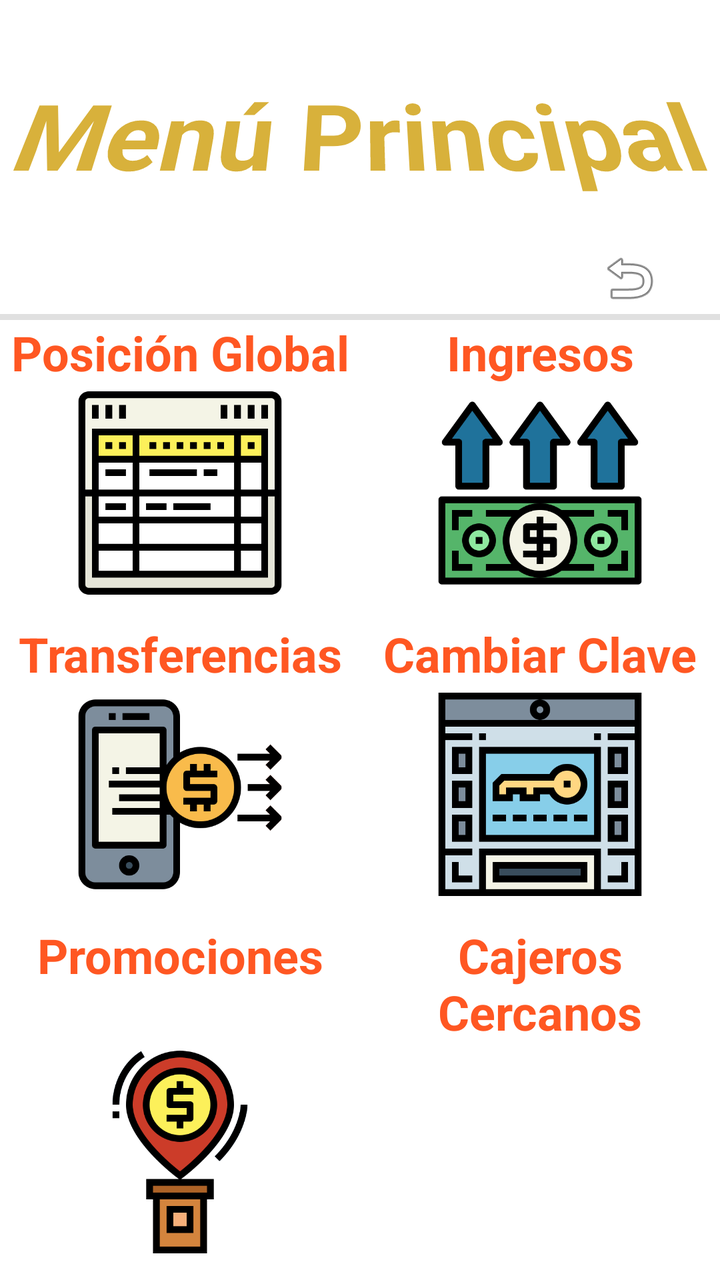
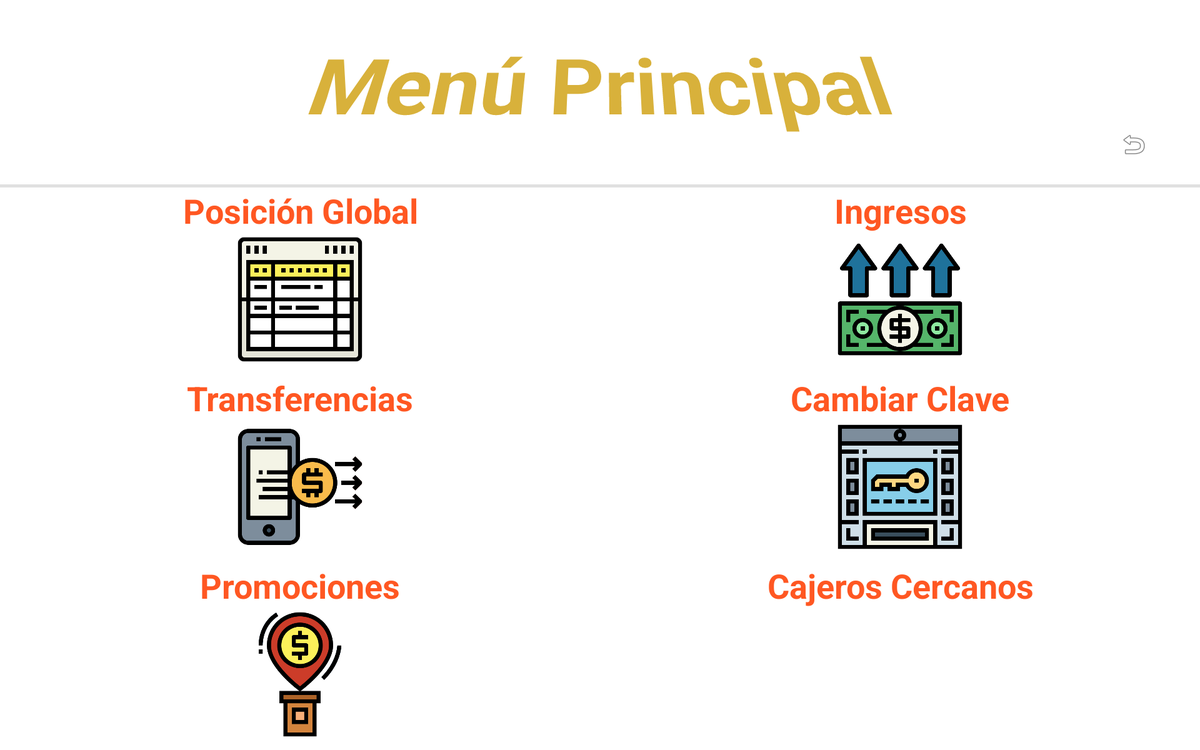

An Android layout and its configuration variant, each rendered on a device that would load it. The default file and the variant file are quoted in full after the pictures.
<!-- AndroidManifest.xml: application theme Theme.BancoJesus -->
<!-- res/layout/activity_principal.xml -->
<?xml version="1.0" encoding="utf-8"?>
<androidx.constraintlayout.widget.ConstraintLayout xmlns:android="http://schemas.android.com/apk/res/android"
    xmlns:app="http://schemas.android.com/apk/res-auto"
    xmlns:tools="http://schemas.android.com/tools"
    android:layout_width="match_parent"
    android:layout_height="match_parent"
    android:background="@drawable/fondo"
    tools:context=".PrincipalActivity">

    <TextView
        android:id="@+id/txtMenuPrincipal"
        style="@style/TxtBienvenida.Cabecera"
        android:layout_width="wrap_content"
        android:layout_height="wrap_content"
        android:text="@string/menu"
        android:textStyle="bold"
        app:layout_constraintBottom_toTopOf="@+id/tableLayout"
        app:layout_constraintEnd_toEndOf="parent"
        app:layout_constraintStart_toStartOf="parent"
        app:layout_constraintTop_toTopOf="parent"
        app:layout_constraintVertical_bias="0.356" />

    <ImageButton
        android:id="@+id/btVolver"
        style="@style/BotonesNormal"
        android:layout_width="83dp"
        android:layout_height="48dp"
        android:layout_marginTop="15dp"
        android:layout_marginEnd="4dp"
        android:layout_marginBottom="12dp"
        android:contentDescription="TODO"
        android:tag="Volver"
        app:layout_constraintBottom_toTopOf="@+id/tableLayout"
        app:layout_constraintEnd_toEndOf="parent"
        app:layout_constraintTop_toBottomOf="@+id/txtMenuPrincipal"
        app:layout_constraintVertical_bias="0.0"
        app:srcCompat="@android:drawable/ic_menu_revert" />

    <View
        android:id="@+id/divider2"
        android:layout_width="match_parent"
        android:layout_height="3dp"
        android:background="?android:attr/listDivider"
        app:layout_constraintBottom_toTopOf="@+id/guideline2"
        app:layout_constraintEnd_toEndOf="parent"
        app:layout_constraintStart_toStartOf="parent" />

    <androidx.constraintlayout.widget.Guideline
        android:id="@+id/guideline2"
        android:layout_width="wrap_content"
        android:layout_height="wrap_content"
        android:orientation="horizontal"
        app:layout_constraintGuide_percent="0.25" />

    <TableLayout
        android:id="@+id/tableLayout"
        android:layout_width="match_parent"
        android:layout_height="0dp"
        app:layout_constraintBottom_toBottomOf="parent"
        app:layout_constraintTop_toTopOf="@+id/guideline2"
        tools:layout_editor_absoluteX="-2dp">

        <TableRow
            android:layout_width="wrap_content"
            android:layout_height="match_parent">

            <TextView
                android:id="@+id/txtPosicionGlobal"
                style="@style/TxtCabeceraIcono"
                android:layout_width="wrap_content"
                android:layout_height="wrap_content"
                android:layout_weight="1"
                android:gravity="center"
                android:text="@string/posicion"
                android:textSize="24sp"
                android:textStyle="bold" />

            <TextView
                android:id="@+id/txtIngresos"
                style="@style/TxtCabeceraIcono"
                android:layout_width="wrap_content"
                android:layout_height="wrap_content"
                android:layout_weight="1"
                android:gravity="center"
                android:text="@string/ingresos"
                android:textSize="24sp"
                android:textStyle="bold" />
        </TableRow>

        <TableRow
            android:layout_width="match_parent"
            android:layout_height="wrap_content"
            android:layout_weight="1">

            <ImageButton
                android:id="@+id/btPosGlobal"
                style="@style/BotonesNormal"
                android:contentDescription="TODO"
                android:scaleType="fitCenter"
                android:tag="@string/posicion"
                app:srcCompat="@drawable/posicionglobal" />

            <ImageButton
                android:id="@+id/btIngresos"
                style="@style/BotonesNormal"
                android:contentDescription="TODO"
                android:scaleType="fitCenter"
                android:tag="@string/ingresos"
                app:srcCompat="@drawable/ingresos" />
        </TableRow>

        <TableRow
            android:layout_width="match_parent"
            android:layout_height="match_parent">

            <TextView
                android:id="@+id/txtTransferencias"
                style="@style/TxtCabeceraIcono"
                android:layout_width="99dp"
                android:layout_height="wrap_content"
                android:layout_weight="1"
                android:gravity="center"
                android:text="@string/transferencias"
                android:textSize="24sp"
                android:textStyle="bold" />

            <TextView
                android:id="@+id/txtCambiarClave"
                style="@style/TxtCabeceraIcono"
                android:layout_width="wrap_content"
                android:layout_height="wrap_content"
                android:layout_weight="1"
                android:gravity="center"
                android:text="@string/cambiarClave"
                android:textSize="24sp"
                android:textStyle="bold" />
        </TableRow>

        <TableRow
            android:layout_width="match_parent"
            android:layout_height="wrap_content"
            android:layout_weight="1">

            <ImageButton
                android:id="@+id/btTransfer"
                style="@style/BotonesNormal"
                android:contentDescription="TODO"
                android:scaleType="fitCenter"
                android:tag="@string/transferencias"
                app:srcCompat="@drawable/transferencias" />

            <ImageButton
                android:id="@+id/btCambiarClave"
                style="@style/BotonesNormal"
                android:contentDescription="TODO"
                android:scaleType="fitCenter"
                android:tag="@string/cambiarClave"
                app:srcCompat="@drawable/clave" />
        </TableRow>

        <TableRow
            android:layout_width="match_parent"
            android:layout_height="match_parent">

            <TextView
                android:id="@+id/txtPromociones"
                style="@style/TxtCabeceraIcono"
                android:layout_width="190dp"
                android:layout_height="wrap_content"
                android:layout_weight="1"
                android:gravity="center"
                android:text="@string/promociones"
                android:textSize="24sp"
                android:textStyle="bold" />

            <TextView
                android:id="@+id/txtCajeros"
                style="@style/TxtCabeceraIcono"
                android:layout_width="wrap_content"
                android:layout_height="wrap_content"
                android:layout_weight="1"
                android:gravity="center"
                android:text="@string/cajerosCercanos"
                android:textSize="24sp"
                android:textStyle="bold" />
        </TableRow>

        <TableRow
            android:layout_width="247dp"
            android:layout_height="match_parent"
            android:layout_weight="1">

            <ImageButton
                android:id="@+id/btPromociones"
                style="@style/BotonesNormal"
                android:contentDescription="TODO"
                android:scaleType="fitCenter"
                android:tag="@string/promociones"
                app:srcCompat="@drawable/promociones" />

            <ImageButton
                android:id="@+id/btCajerosCercanos"
                style="@style/BotonesNormal"
                android:layout_width="wrap_content"
                android:layout_height="match_parent"
                android:contentDescription="TODO"
                android:scaleType="fitCenter"
                android:src="@drawable/cajeros"
                android:tag="@string/cajerosCercanos" />
        </TableRow>

    </TableLayout>

    <androidx.constraintlayout.widget.Guideline
        android:id="@+id/guideline4"
        android:layout_width="wrap_content"
        android:layout_height="wrap_content"
        android:orientation="vertical"
        app:layout_constraintGuide_percent="0.5" />

</androidx.constraintlayout.widget.ConstraintLayout>
<!-- resources referenced by this layout -->
<resources>
  <!-- drawable clave: png bitmap (drawable, 8669 bytes) -->
  <!-- drawable ingresos: png bitmap (drawable, 18866 bytes) -->
  <!-- drawable posicionglobal: png bitmap (drawable, 4027 bytes) -->
  <!-- drawable promociones: png bitmap (drawable, 25191 bytes) -->
  <!-- drawable transferencias: png bitmap (drawable, 15579 bytes) -->
  <string name="cajerosCercanos">Cajeros Cercanos</string>
  <string name="cambiarClave">Cambiar Clave</string>
  <string name="ingresos">Ingresos</string>
  <string name="menu">Menú Principal</string>
  <string name="posicion">Posición Global</string>
  <string name="promociones">Promociones</string>
  <string name="transferencias">Transferencias</string>
  <style name="BotonesNormal">
          <item name="android:layout_width">wrap_content</item>
          <item name="android:layout_height">match_parent</item>
          <item name="android:layout_marginLeft">10dp</item>
          <item name="android:layout_marginRight">10dp</item>
          <item name="android:layout_marginBottom">10dp</item>
          <item name="android:layout_weight">1</item>
          <item name="android:background">@drawable/boton</item>
      </style>
  <style name="TxtBienvenida.Cabecera">
          <item name="android:textSize">50sp</item>
      </style>
  <style name="TxtCabeceraIcono">
          <item name="android:textSize">24sp</item>
          <item name="android:gravity">center</item>
          <item name="android:textStyle">bold</item>
          <item name="android:textColor">@color/naranjaOscuro</item>
      </style>
  <style name="Theme.BancoJesus" parent="Theme.MaterialComponents.DayNight.NoActionBar">
          
          <item name="colorPrimary">@color/purple_500</item>
          <item name="colorPrimaryVariant">@color/purple_700</item>
          <item name="colorOnPrimary">@color/white</item>
          
          <item name="colorSecondary">@color/teal_200</item>
          <item name="colorSecondaryVariant">@color/teal_700</item>
          <item name="colorOnSecondary">@color/black</item>
          
          <item name="android:statusBarColor" tools:targetApi="l">?attr/colorPrimaryVariant</item>
          
      </style>
  <color name="naranjaOscuro">#FF5722</color>
  <color name="purple_500">#FF6200EE</color>
  <color name="purple_700">#FF3700B3</color>
  <color name="white">#FFFFFFFF</color>
  <color name="teal_200">#FF03DAC5</color>
  <color name="teal_700">#FF018786</color>
  <color name="black">#FF000000</color>
</resources>
<!-- res/layout-xlarge-land/activity_principal.xml (the repository's variant of the layout above) -->
<!-- drawn on a large tablet held sideways -->
<?xml version="1.0" encoding="utf-8"?>
<androidx.constraintlayout.widget.ConstraintLayout xmlns:android="http://schemas.android.com/apk/res/android"
    xmlns:app="http://schemas.android.com/apk/res-auto"
    xmlns:tools="http://schemas.android.com/tools"
    android:layout_width="match_parent"
    android:layout_height="match_parent"
    android:background="@drawable/fondo"
    tools:context=".PrincipalActivity">

    <TextView
        android:id="@+id/txtMenuPrincipal"
        style="@style/TxtBienvenida.Cabecera"
        android:layout_width="wrap_content"
        android:layout_height="wrap_content"
        android:text="@string/menu"
        android:textSize="90sp"
        android:textStyle="bold"
        app:layout_constraintBottom_toTopOf="@+id/tableLayout"
        app:layout_constraintEnd_toEndOf="parent"
        app:layout_constraintStart_toStartOf="parent"
        app:layout_constraintTop_toTopOf="parent"
        app:layout_constraintVertical_bias="0.356" />

    <ImageButton
        android:id="@+id/btVolver"
        style="@style/BotonesNormal"
        android:layout_width="95dp"
        android:layout_height="60dp"
        android:layout_marginEnd="8dp"
        android:layout_marginBottom="16dp"
        android:tag="Volver"
        app:layout_constraintBottom_toTopOf="@+id/tableLayout"
        app:layout_constraintEnd_toEndOf="parent"
        app:layout_constraintHorizontal_bias="0.971"
        app:layout_constraintStart_toStartOf="@+id/guideline4"
        app:layout_constraintTop_toTopOf="parent"
        app:layout_constraintVertical_bias="1.0"
        app:srcCompat="@android:drawable/ic_menu_revert" />

    <View
        android:id="@+id/divider2"
        android:layout_width="match_parent"
        android:layout_height="3dp"
        android:background="?android:attr/listDivider"
        app:layout_constraintBottom_toTopOf="@+id/guideline2"
        app:layout_constraintEnd_toEndOf="parent"
        app:layout_constraintStart_toStartOf="parent" />

    <androidx.constraintlayout.widget.Guideline
        android:id="@+id/guideline2"
        android:layout_width="wrap_content"
        android:layout_height="wrap_content"
        android:orientation="horizontal"
        app:layout_constraintGuide_percent="0.25" />

    <TableLayout
        android:id="@+id/tableLayout"
        android:layout_width="match_parent"
        android:layout_height="0dp"
        app:layout_constraintBottom_toBottomOf="parent"
        app:layout_constraintTop_toTopOf="@+id/guideline2"
        tools:layout_editor_absoluteX="-2dp">

        <TableRow
            android:layout_width="wrap_content"
            android:layout_height="match_parent">

            <TextView
                android:id="@+id/txtPosicionGlobal"
                style="@style/TxtCabeceraIcono"
                android:layout_width="wrap_content"
                android:layout_height="wrap_content"
                android:layout_weight="1"
                android:gravity="center"
                android:text="@string/posicion"
                android:textSize="36sp"
                android:textStyle="bold" />

            <TextView
                android:id="@+id/txtIngresos"
                style="@style/TxtCabeceraIcono"
                android:layout_width="wrap_content"
                android:layout_height="wrap_content"
                android:layout_weight="1"
                android:gravity="center"
                android:text="@string/ingresos"
                android:textSize="36sp"
                android:textStyle="bold" />
        </TableRow>

        <TableRow
            android:layout_width="match_parent"
            android:layout_height="wrap_content"
            android:layout_weight="1">

            <ImageButton
                android:id="@+id/btPosGlobal"
                style="@style/BotonesNormal"
                android:contentDescription="TODO"
                android:scaleType="fitCenter"
                android:tag="@string/posicion"
                app:srcCompat="@drawable/posicionglobal" />

            <ImageButton
                android:id="@+id/btIngresos"
                style="@style/BotonesNormal"
                android:contentDescription="TODO"
                android:scaleType="fitCenter"
                android:tag="@string/ingresos"
                app:srcCompat="@drawable/ingresos" />
        </TableRow>

        <TableRow
            android:layout_width="match_parent"
            android:layout_height="match_parent">

            <TextView
                android:id="@+id/txtTransferencias"
                style="@style/TxtCabeceraIcono"
                android:layout_width="99dp"
                android:layout_height="wrap_content"
                android:layout_weight="1"
                android:gravity="center"
                android:text="@string/transferencias"
                android:textSize="36sp"
                android:textStyle="bold" />

            <TextView
                android:id="@+id/txtCambiarClave"
                style="@style/TxtCabeceraIcono"
                android:layout_width="wrap_content"
                android:layout_height="wrap_content"
                android:layout_weight="1"
                android:gravity="center"
                android:text="@string/cambiarClave"
                android:textSize="36sp"
                android:textStyle="bold" />
        </TableRow>

        <TableRow
            android:layout_width="match_parent"
            android:layout_height="wrap_content"
            android:layout_weight="1">

            <ImageButton
                android:id="@+id/btTransfer"
                style="@style/BotonesNormal"
                android:contentDescription="TODO"
                android:scaleType="fitCenter"
                android:tag="@string/transferencias"
                app:srcCompat="@drawable/transferencias" />

            <ImageButton
                android:id="@+id/btCambiarClave"
                style="@style/BotonesNormal"
                android:contentDescription="TODO"
                android:scaleType="fitCenter"
                android:tag="@string/cambiarClave"
                app:srcCompat="@drawable/clave" />
        </TableRow>

        <TableRow
            android:layout_width="match_parent"
            android:layout_height="match_parent">

            <TextView
                android:id="@+id/txtPromociones"
                style="@style/TxtCabeceraIcono"
                android:layout_width="190dp"
                android:layout_height="wrap_content"
                android:layout_weight="1"
                android:gravity="center"
                android:text="@string/promociones"
                android:textSize="36sp"
                android:textStyle="bold" />

            <TextView
                android:id="@+id/txtCajeros"
                style="@style/TxtCabeceraIcono"
                android:layout_width="wrap_content"
                android:layout_height="wrap_content"
                android:layout_weight="1"
                android:gravity="center"
                android:text="@string/cajerosCercanos"
                android:textSize="36sp"
                android:textStyle="bold" />
        </TableRow>

        <TableRow
            android:layout_width="247dp"
            android:layout_height="match_parent"
            android:layout_weight="1">

            <ImageButton
                android:id="@+id/btPromociones"
                style="@style/BotonesNormal"
                android:contentDescription="TODO"
                android:scaleType="fitCenter"
                android:tag="@string/promociones"
                app:srcCompat="@drawable/promociones" />

            <ImageButton
                android:id="@+id/btCajerosCercanos"
                style="@style/BotonesNormal"
                android:layout_width="wrap_content"
                android:layout_height="match_parent"
                android:contentDescription="TODO"
                android:scaleType="fitCenter"
                android:src="@drawable/cajeros"
                android:tag="@string/cajerosCercanos" />
        </TableRow>

    </TableLayout>

    <androidx.constraintlayout.widget.Guideline
        android:id="@+id/guideline4"
        android:layout_width="wrap_content"
        android:layout_height="wrap_content"
        android:orientation="vertical"
        app:layout_constraintGuide_percent="0.5" />

</androidx.constraintlayout.widget.ConstraintLayout>
